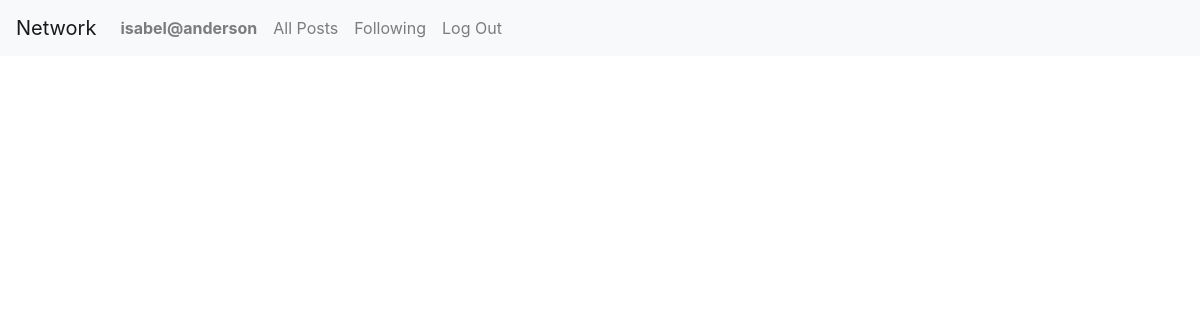
Page /following_posts (signed in) on the earlier database version.
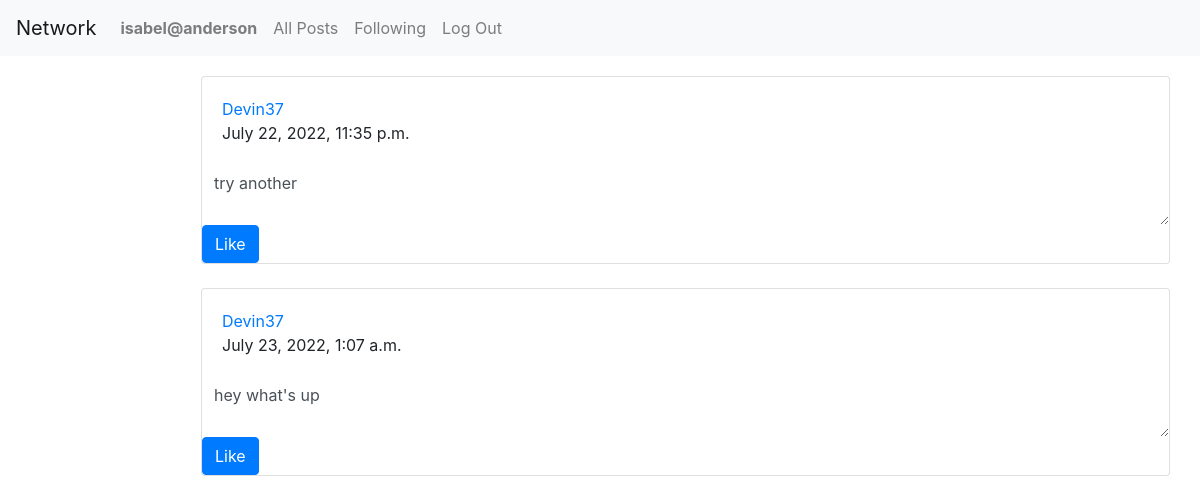
Same page on the later database version.
### network/models.py (models this page shows, shortened)
class Post(models.Model):
    user = models.ForeignKey("User", on_delete=models.CASCADE, related_name="post")
    username = models.TextField(blank=True)
    body = models.TextField(blank=True)
    like_count = models.IntegerField(default=0)
    liked_by = models.ManyToManyField("User", related_name="post_liked_by")
    timestamp = models.DateTimeField(auto_now_add=True)

class User(AbstractUser):
    pass

### network/views.py (the view)
# urls.py: path("following_posts", views.following_posts, name="following_posts"),
def following_posts(request):
    following = Profile.objects.get(user=request.user).following.all()
    posts = Post.objects.filter(user__in=following)
    return render(request, "network/Following_posts.html", {
        'posts': posts
    })

### network/templates/network/Following_posts.html (shortened to what this page needs)
{% extends "network/layout.html" %}
{% load static %}
{% block body %}
{% if user.is_authenticated %}
<div class="row">
    <div id="profile-view">
        <div class="row inbox-wrapper">
            <div class="col-lg-12">
                     <table class="table email-table no-wrap table-hover v-middle mb-0 font-14">
                    <tbody id="archive_emails2">
                {% for item in posts %}
                 <tr>
                <div class="card">
                    <div class="card-body">
                        <div class="row">
                            <div class="col-lg-3 email-aside border-lg-right">
                                <div class="aside-content">
                                    <a href="#" class="postMaker">{{ item.user }}</a>
                                    <div id="dateTime2" class="date">{{ item.timestamp }}</div>
                                </div>
                            </div>
                        </div>
                    </div>
                    <div class="email-body-div">
                        <textarea style="background-color:white; border:none" disabled class="form-control" id="post-body2">{{ item.body }}</textarea>
                    </div>
                    {% if user.is_authenticated %}
                        <div class="email-attachments">
                            <button id="like_button2" class="btn btn-primary">Like</button>
                        </div>
                    {% endif %}
                    </div>
                </div>
            <br>
            {% endfor %}
            </tbody>
            </table>
            </div>
        </div>
    </div>
</div>
{% endif %}
{% endblock %}

Differences in the rows shown:
now on this page (row unchanged): Post: user "Devin37", timestamp "July 22, 2022, 11:35 p.m.", body "try another"
added Post: user "Devin37", timestamp "July 23, 2022, 1:07 a.m.", body "hey what's up"
